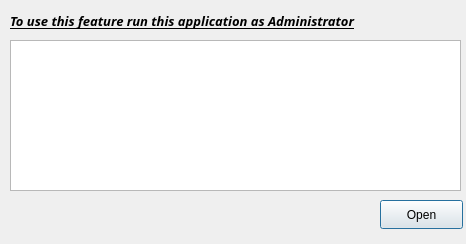
<?xml version="1.0" encoding="UTF-8"?>
<ui version="4.0">
 <class>PhysicalDrivesDialog</class>
 <widget class="QDialog" name="PhysicalDrivesDialog">
  <property name="geometry">
   <rect>
    <x>0</x>
    <y>0</y>
    <width>466</width>
    <height>244</height>
   </rect>
  </property>
  <property name="windowTitle">
   <string>Open Drive</string>
  </property>
  <widget class="QTableView" name="tableView">
   <property name="geometry">
    <rect>
     <x>10</x>
     <y>40</y>
     <width>451</width>
     <height>151</height>
    </rect>
   </property>
  </widget>
  <widget class="QPushButton" name="openButton">
   <property name="geometry">
    <rect>
     <x>380</x>
     <y>200</y>
     <width>83</width>
     <height>29</height>
    </rect>
   </property>
   <property name="text">
    <string>Open</string>
   </property>
  </widget>
  <widget class="QLabel" name="adminWarningLabel">
   <property name="geometry">
    <rect>
     <x>10</x>
     <y>10</y>
     <width>451</width>
     <height>21</height>
    </rect>
   </property>
   <property name="maximumSize">
    <size>
     <width>16777215</width>
     <height>16777215</height>
    </size>
   </property>
   <property name="font">
    <font>
     <family>Arial Black</family>
     <pointsize>10</pointsize>
     <italic>true</italic>
     <bold>true</bold>
     <underline>true</underline>
     <kerning>true</kerning>
    </font>
   </property>
   <property name="text">
    <string>To use this feature run this application as Administrator</string>
   </property>
  </widget>
 </widget>
 <resources/>
 <connections/>
</ui>
